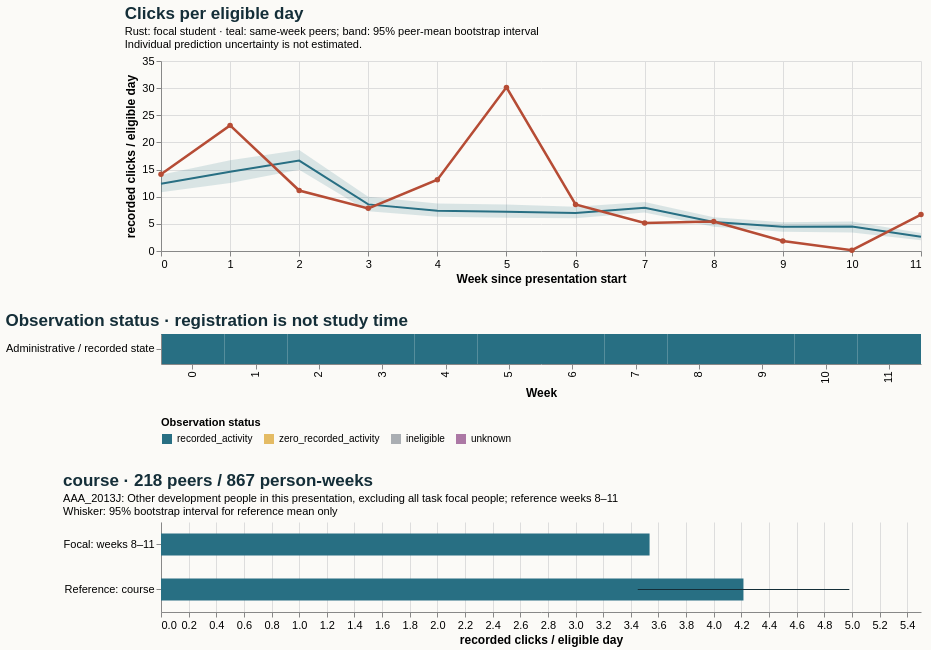

The Vega-Lite source for this figure:
### Vega-Lite specification from a JSON file in a GitHub repository (floating-point values rounded to 4 significant figures)
{"$schema": "https://vega.github.io/schema/vega-lite/v5.20.1.json", "config": {"axis": {"labelFontSize": 11, "titleFontSize": 12}, "background": "#fbfaf7", "font": "sans-serif", "title": {"anchor": "start", "color": "#142e38", "fontSize": 17, "subtitleFontSize": 11}, "view": {"continuousHeight": 300, "continuousWidth": 300, "stroke": null}}, "datasets": {"data-037527eaceff847f10ff3e96eb6b632f": [{"eligible_days": 7.0, "end_day": 6, "logging_completeness": "unknown", "observation_status": "recorded_activity", "row": "Administrative / recorded state", "score_status": "withheld_release_time_unknown", "start_day": 0, "value": 14.14, "week": 0}, {"eligible_days": 7.0, "end_day": 13, "logging_completeness": "unknown", "observation_status": "recorded_activity", "row": "Administrative / recorded state", "score_status": "withheld_release_time_unknown", "start_day": 7, "value": 23.14, "week": 1}, {"eligible_days": 7.0, "end_day": 20, "logging_completeness": "unknown", "observation_status": "recorded_activity", "row": "Administrative / recorded state", "score_status": "withheld_release_time_unknown", "start_day": 14, "value": 11.14, "week": 2}, {"eligible_days": 7.0, "end_day": 27, "logging_completeness": "unknown", "observation_status": "recorded_activity", "row": "Administrative / recorded state", "score_status": "withheld_release_time_unknown", "start_day": 21, "value": 7.857, "week": 3}, {"eligible_days": 7.0, "end_day": 34, "logging_completeness": "unknown", "observation_status": "recorded_activity", "row": "Administrative / recorded state", "score_status": "withheld_release_time_unknown", "start_day": 28, "value": 13.14, "week": 4}, {"eligible_days": 7.0, "end_day": 41, "logging_completeness": "unknown", "observation_status": "recorded_activity", "row": "Administrative / recorded state", "score_status": "withheld_release_time_unknown", "start_day": 35, "value": 30.14, "week": 5}, {"eligible_days": 7.0, "end_day": 48, "logging_completeness": "unknown", "observation_status": "recorded_activity", "row": "Administrative / recorded state", "score_status": "withheld_release_time_unknown", "start_day": 42, "value": 8.571, "week": 6}, {"eligible_days": 7.0, "end_day": 55, "logging_completeness": "unknown", "observation_status": "recorded_activity", "row": "Administrative / recorded state", "score_status": "withheld_release_time_unknown", "start_day": 49, "value": 5.143, "week": 7}, {"eligible_days": 7.0, "end_day": 62, "logging_completeness": "unknown", "observation_status": "recorded_activity", "row": "Administrative / recorded state", "score_status": "withheld_release_time_unknown", "start_day": 56, "value": 5.429, "week": 8}, {"eligible_days": 7.0, "end_day": 69, "logging_completeness": "unknown", "observation_status": "recorded_activity", "row": "Administrative / recorded state", "score_status": "withheld_release_time_unknown", "start_day": 63, "value": 1.857, "week": 9}, {"eligible_days": 7.0, "end_day": 76, "logging_completeness": "unknown", "observation_status": "recorded_activity", "row": "Administrative / recorded state", "score_status": "withheld_release_time_unknown", "start_day": 70, "value": 0.1429, "week": 10}, {"eligible_days": 7.0, "end_day": 83, "logging_completeness": "unknown", "observation_status": "recorded_activity", "row": "Administrative / recorded state", "score_status": "withheld_release_time_unknown", "start_day": 77, "value": 6.714, "week": 11}], "data-052d3d39e02fd55a27c4a5a4bcd2647e": [{"end_day": 6, "focal_value": 14.14, "peer_ci_high": 14.04, "peer_ci_low": 10.84, "peer_mean": 12.4, "peer_observations": 221, "peer_people": 221, "reference": "course", "unit": "recorded clicks / eligible day", "week": 0}, {"end_day": 13, "focal_value": 23.14, "peer_ci_high": 16.7, "peer_ci_low": 12.54, "peer_mean": 14.6, "peer_observations": 221, "peer_people": 221, "reference": "course", "unit": "recorded clicks / eligible day", "week": 1}, {"end_day": 20, "focal_value": 11.14, "peer_ci_high": 18.63, "peer_ci_low": 14.99, "peer_mean": 16.65, "peer_observations": 219, "peer_people": 219, "reference": "course", "unit": "recorded clicks / eligible day", "week": 2}, {"end_day": 27, "focal_value": 7.857, "peer_ci_high": 9.987, "peer_ci_low": 7.333, "peer_mean": 8.588, "peer_observations": 219, "peer_people": 219, "reference": "course", "unit": "recorded clicks / eligible day", "week": 3}, {"end_day": 34, "focal_value": 13.14, "peer_ci_high": 8.747, "peer_ci_low": 6.313, "peer_mean": 7.428, "peer_observations": 219, "peer_people": 219, "reference": "course", "unit": "recorded clicks / eligible day", "week": 4}, {"end_day": 41, "focal_value": 30.14, "peer_ci_high": 8.551, "peer_ci_low": 6.122, "peer_mean": 7.212, "peer_observations": 218, "peer_people": 218, "reference": "course", "unit": "recorded clicks / eligible day", "week": 5}, {"end_day": 48, "focal_value": 8.571, "peer_ci_high": 8.133, "peer_ci_low": 6.016, "peer_mean": 7.002, "peer_observations": 218, "peer_people": 218, "reference": "course", "unit": "recorded clicks / eligible day", "week": 6}, {"end_day": 55, "focal_value": 5.143, "peer_ci_high": 9.046, "peer_ci_low": 7.072, "peer_mean": 7.978, "peer_observations": 218, "peer_people": 218, "reference": "course", "unit": "recorded clicks / eligible day", "week": 7}, {"end_day": 62, "focal_value": 5.429, "peer_ci_high": 6.239, "peer_ci_low": 4.466, "peer_mean": 5.34, "peer_observations": 218, "peer_people": 218, "reference": "course", "unit": "recorded clicks / eligible day", "week": 8}, {"end_day": 69, "focal_value": 1.857, "peer_ci_high": 5.299, "peer_ci_low": 3.528, "peer_mean": 4.446, "peer_observations": 217, "peer_people": 217, "reference": "course", "unit": "recorded clicks / eligible day", "week": 9}, {"end_day": 76, "focal_value": 0.1429, "peer_ci_high": 5.448, "peer_ci_low": 3.422, "peer_mean": 4.512, "peer_observations": 217, "peer_people": 217, "reference": "course", "unit": "recorded clicks / eligible day", "week": 10}, {"end_day": 83, "focal_value": 6.714, "peer_ci_high": 3.317, "peer_ci_low": 1.997, "peer_mean": 2.639, "peer_observations": 215, "peer_people": 215, "reference": "course", "unit": "recorded clicks / eligible day", "week": 11}], "data-e58a4e0ca9547756210579964a39ba00": [{"hi": null, "lo": null, "series": "Focal: weeks 8–11", "value": 3.536}, {"hi": 4.981, "lo": 3.45, "series": "Reference: course", "value": 4.215}]}, "resolve": {"scale": {"color": "independent"}}, "spacing": 28, "vconcat": [{"data": {"name": "data-052d3d39e02fd55a27c4a5a4bcd2647e"}, "height": 190, "layer": [{"encoding": {"x": {"axis": {"tickMinStep": 1}, "field": "week", "title": "Week since presentation start", "type": "quantitative"}, "y": {"field": "peer_ci_low", "scale": {"zero": true}, "title": "recorded clicks / eligible day", "type": "quantitative"}, "y2": {"field": "peer_ci_high"}}, "mark": {"color": "#286f83", "opacity": 0.16, "type": "area"}}, {"encoding": {"tooltip": [{"field": "week", "type": "quantitative"}, {"field": "peer_mean", "type": "quantitative"}, {"field": "peer_people", "type": "quantitative"}, {"field": "peer_observations", "type": "quantitative"}], "x": {"field": "week", "type": "quantitative"}, "y": {"field": "peer_mean", "type": "quantitative"}}, "mark": {"color": "#286f83", "strokeWidth": 2, "type": "line"}}, {"encoding": {"tooltip": [{"field": "week", "type": "quantitative"}, {"field": "focal_value", "type": "quantitative"}], "x": {"field": "week", "type": "quantitative"}, "y": {"field": "focal_value", "type": "quantitative"}}, "mark": {"color": "#b64c35", "point": {"color": "#b64c35"}, "strokeWidth": 2.5, "type": "line"}}], "title": {"subtitle": ["Rust: focal student · teal: same-week peers; band: 95% peer-mean bootstrap interval", "Individual prediction uncertainty is not estimated."], "text": "Clicks per eligible day"}, "width": 760}, {"data": {"name": "data-037527eaceff847f10ff3e96eb6b632f"}, "encoding": {"color": {"field": "observation_status", "legend": {"labelLimit": 260, "orient": "bottom"}, "scale": {"domain": ["recorded_activity", "zero_recorded_activity", "ineligible", "unknown"], "range": ["#286f83", "#e4bb64", "#aaaeb3", "#ac78a5"]}, "title": "Observation status", "type": "nominal"}, "tooltip": [{"field": "week", "type": "quantitative"}, {"field": "eligible_days", "type": "quantitative"}, {"field": "observation_status", "type": "nominal"}, {"field": "logging_completeness", "type": "nominal"}], "x": {"field": "week", "title": "Week", "type": "ordinal"}, "y": {"field": "row", "title": null, "type": "nominal"}}, "height": 30, "mark": {"type": "rect"}, "title": "Observation status · registration is not study time", "width": 760}, {"data": {"name": "data-e58a4e0ca9547756210579964a39ba00"}, "height": 90, "layer": [{"encoding": {"x": {"field": "value", "scale": {"domain": [0, 5.23], "zero": true}, "title": "recorded clicks / eligible day", "type": "quantitative"}, "y": {"field": "series", "sort": null, "title": null, "type": "nominal"}}, "mark": {"color": "#286f83", "size": 22, "type": "bar"}}, {"encoding": {"x": {"field": "lo", "type": "quantitative"}, "x2": {"field": "hi"}, "y": {"field": "series", "sort": null, "title": null, "type": "nominal"}}, "mark": {"color": "#142e38", "type": "rule"}}], "title": {"subtitle": ["AAA_2013J: Other development people in this presentation, excluding all task focal people; reference weeks 8–11", "Whisker: 95% bootstrap interval for reference mean only"], "text": "course · 218 peers / 867 person-weeks"}, "width": 760}]}
